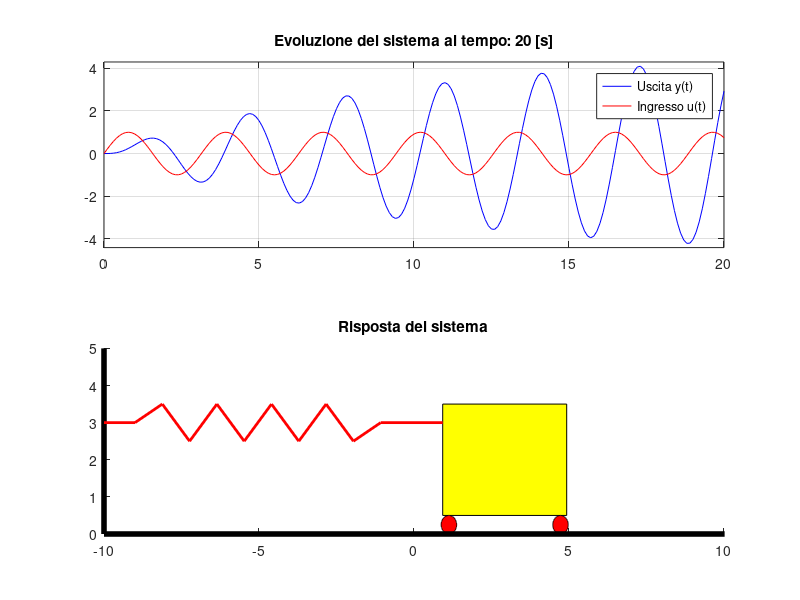

MATLAB code to generate this figure:
%
% Esempio Carrello: risonanza
%
close all; clear all; clc;

% parametri fisici del sistema
mass  = 0.5; % kg (parametro M)
elas  = 2;   % costante elastica [N/m] (parametro k)
smorz = 0.1; % costante dello smorzatore (parametro b) - NON coincide con smorzamento xi

% condizione iniziale pari a 0 (evoluzione libera)
pos_init = 0; % [m]
vel_init = 0; % [m/s]

% calcolo di guadagno, pulsazione naturale e coefficiente di smorzamento
mu = 1/elas; % 1/k
omegan = sqrt(elas/mass); % sqrt(k/M)
xi = smorz/(2*sqrt(elas*mass)); % b/(2 sqrt(kM))

fprintf('Coefficienti sistema:\n');
fprintf('\tGuadagno: %.2f\n', mu);
fprintf('\tPulsazione naturale: %.2f\n', omegan);
fprintf('\tSmorzamento: %.2f\n', xi);

% input applicato: sinusoidale con pulsazione omega_n
inp = @(t) sin(omegan.*t);

% intervallo di tempo
interv = 0:0.1:20; % da 0 a 20 secondi con passo 0.1

%% creazione oggetto sistema e soluzione equazione differenziale

s = tf('s');
G = mu * omegan^2 / (s^2 + 2*xi*omegan*s + omegan^2);

% evoluzione sistema
uu = inp(interv);
x0 = [pos_init; vel_init];
[YY, TT, XX] = lsim(G, uu, interv, x0);

%% plot con animazione

% parametri del disegno
r=0.25; %raggio
Wrad = 0:.02:2*pi;
Wx = r*cos(Wrad);
Wy = r*sin(Wrad);

% inizializza figura
figure(1);
clf;
min_T=0;
max_T=max(TT);
min_Y=min(YY);
max_Y=max(YY);
subplot(2,1,1)
axis([min_T max_T (min_Y-0.2) (max_Y+0.2)])
subplot(2,1,2)
axis([-10 10  0 5])

for i=1:5:length(TT)
    figure(1);
    clf;
    
    % aggiorna figura superiore
    subplot(2,1,1)
    plot(TT(1:i), YY(1:i),'b', TT(1:i), uu(1:i), 'r');
    axis([min_T max_T (min_Y-0.2) (max_Y+0.2)])
    title(['Evoluzione del sistema al tempo: ',num2str(TT(i)),' [s]']);
    legend('Uscita y(t)','Ingresso u(t)')
    grid on; box on;
    
    % aggiorna figura inferiore
    subplot(2,1,2)
    axis([-10 10  0 5])
    patch(YY(i)+[-2 2 2 -2] ,2+[1.5 1.5 -1.5 -1.5],'y') % cart
    hold on;
    patch(Wx+YY(i)-1.8, Wy+.25,'r'); % wheel
    patch(Wx+YY(i)+1.8, Wy+.25,'r'); % wheel
    plot([-10 -10 20],[5 0 0],'k','LineWidth',4) % ground and wall.
    plot([-10, -9, -9:((+9 +YY(i)-4)/9):YY(i)-4, YY(i)-4, YY(i)-2],...
        2+1+[0 0 0 .5 -.5 .5 -.5 .5 -.5 .5 -.5 0 0 0],'r','LineWidth',2) % spring
    title('Risposta del sistema')
    
    % pausa prima del prossimo frame
    pause(0.0001);
end
